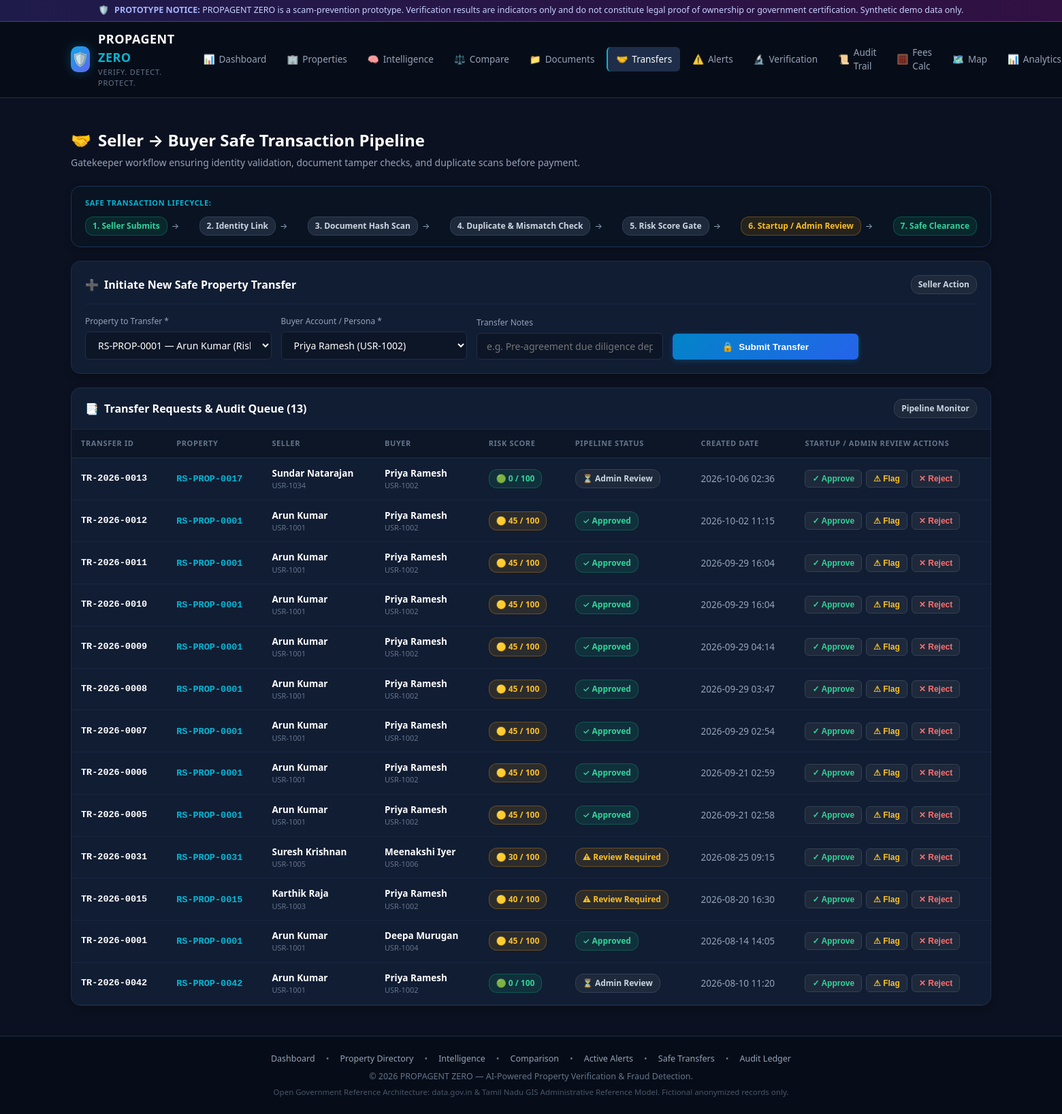
/transfers?property_id=RS-PROP-0001 (signed in), run on the app's committed database.
### tables this page shows
CREATE TABLE transfers (
        id INTEGER PRIMARY KEY AUTOINCREMENT,
        transfer_id TEXT UNIQUE NOT NULL,
        property_id TEXT NOT NULL,
        seller_id TEXT NOT NULL,
        buyer_id TEXT NOT NULL,
        status TEXT NOT NULL DEFAULT 'Submitted',
        created_at TEXT NOT NULL DEFAULT CURRENT_TIMESTAMP,
        updated_at TEXT NOT NULL DEFAULT CURRENT_TIMESTAMP,
        notes TEXT,
        FOREIGN KEY (property_id) REFERENCES properties (property_id) ON DELETE CASCADE
    );

CREATE TABLE users (
        id INTEGER PRIMARY KEY AUTOINCREMENT,
        verified_user_id TEXT UNIQUE NOT NULL,
        name TEXT NOT NULL,
        role TEXT NOT NULL DEFAULT 'seller',
        verification_status TEXT NOT NULL DEFAULT 'Verified',
        password_hash TEXT NOT NULL DEFAULT 'demo_hash',
        email TEXT,
        created_at TEXT NOT NULL DEFAULT CURRENT_TIMESTAMP
    );

CREATE TABLE properties (
        id INTEGER PRIMARY KEY AUTOINCREMENT,
        property_id TEXT UNIQUE NOT NULL,
        owner_id TEXT NOT NULL,
        owner_name TEXT NOT NULL,
        survey_number TEXT NOT NULL,
        land_area REAL NOT NULL,
        area_unit TEXT NOT NULL DEFAULT 'sq.ft',
        property_type TEXT NOT NULL,
        district TEXT NOT NULL,
        taluk TEXT NOT NULL,
        village TEXT NOT NULL,
        location TEXT NOT NULL,
        registration_date TEXT NOT NULL,
        ownership_status TEXT NOT NULL DEFAULT 'Active',
        verification_status TEXT NOT NULL DEFAULT 'Pending',
        risk_score INTEGER NOT NULL DEFAULT 0,
        risk_level TEXT NOT NULL DEFAULT 'Low Risk',
        previous_owner TEXT,
        transfer_date TEXT,
        created_at TEXT NOT NULL DEFAULT CURRENT_TIMESTAMP
    , latitude REAL DEFAULT 13.0827, longitude REAL DEFAULT 80.2707, address TEXT DEFAULT "", land_purpose TEXT DEFAULT "Residential", declared_purpose TEXT DEFAULT "Residential", location_status TEXT DEFAULT "Consistent", purpose_status TEXT DEFAULT "Consistent", boundary_coordinates TEXT DEFAULT "", utility_dues TEXT DEFAULT "");

### app.py (the view)
@app.route('/transfers')
@login_required
def transfers():
    conn = get_db_connection()
    cursor = conn.cursor()
    cursor.execute("""
        SELECT t.*, p.risk_score, p.risk_level, p.verification_status as prop_verif,
               u1.name as seller_name, u2.name as buyer_name
        FROM transfers t
        LEFT JOIN properties p ON t.property_id = p.property_id
        LEFT JOIN users u1 ON t.seller_id = u1.verified_user_id
        LEFT JOIN users u2 ON t.buyer_id = u2.verified_user_id
        ORDER BY t.id DESC
    """)
    transfer_list = [dict(r) for r in cursor.fetchall()]
    cursor.execute("SELECT property_id, owner_name, risk_score FROM properties ORDER BY property_id ASC")
    props = [dict(r) for r in cursor.fetchall()]
    cursor.execute("SELECT * FROM users WHERE role = 'buyer'")
    buyers = [dict(r) for r in cursor.fetchall()]
    conn.close()
    return render_template(
        'transfers.html',
        transfers=transfer_list,
        properties=props,
        buyers=buyers,
        selected_property_id=request.args.get('property_id')
    )

### templates/transfers.html (shortened to what this page needs)
{% extends "base.html" %}
{% block content %}
<div class="page-header">
  <div class="page-title">
    <h2><span>🤝</span> Seller &rarr; Buyer Safe Transaction Pipeline</h2>
    <p>Gatekeeper workflow ensuring identity validation, document tamper checks, and duplicate scans before payment.</p>
  </div>
</div>
<div class="card" style="background: #091322; border-color: #1e3355; padding: 16px 20px;">
  <div style="font-size: 11px; text-transform: uppercase; color: var(--accent-cyan); font-weight: 700; letter-spacing: 0.6px; margin-bottom: 12px;">
    SAFE TRANSACTION LIFECYCLE:
  </div>
  <div style="display: flex; align-items: center; justify-content: space-between; flex-wrap: wrap; gap: 10px; font-size: 12px; color: var(--text-secondary);">
    <div style="display: flex; align-items: center; gap: 6px;">
      <span class="badge badge-verified">1. Seller Submits</span>
      <span>&rarr;</span>
    </div>
    <div style="display: flex; align-items: center; gap: 6px;">
      <span class="badge badge-neutral">2. Identity Link</span>
      <span>&rarr;</span>
    </div>
    <div style="display: flex; align-items: center; gap: 6px;">
      <span class="badge badge-neutral">3. Document Hash Scan</span>
      <span>&rarr;</span>
    </div>
    <div style="display: flex; align-items: center; gap: 6px;">
      <span class="badge badge-neutral">4. Duplicate & Mismatch Check</span>
      <span>&rarr;</span>
    </div>
    <div style="display: flex; align-items: center; gap: 6px;">
      <span class="badge badge-neutral">5. Risk Score Gate</span>
      <span>&rarr;</span>
    </div>
    <div style="display: flex; align-items: center; gap: 6px;">
      <span class="badge badge-review-required">6. Startup / Admin Review</span>
      <span>&rarr;</span>
    </div>
    <div>
      <span class="badge badge-verified">7. Safe Clearance</span>
    </div>
  </div>
</div>
<div class="card">
  <div class="card-header">
    <h3><span>➕</span> Initiate New Safe Property Transfer</h3>
    <span class="badge badge-neutral">Seller Action</span>
  </div>
  {% if session.get('user_role') in ('seller', 'admin') %}
  <form method="POST" action="{{ url_for('initiate_transfer') }}" style="display: grid; grid-template-columns: repeat(auto-fit, minmax(220px, 1fr)) 160px; gap: 14px; align-items: flex-end;">
    <div>
      <label style="font-size: 12px; color: var(--text-secondary); display: block; margin-bottom: 6px;">
        Property to Transfer *
      </label>
      <select name="property_id" class="form-control" required>
        {% for p in properties %}
          <option value="{{ p.property_id }}" {% if selected_property_id == p.property_id %}selected{% endif %}>
            {{ p.property_id }} — {{ p.owner_name }} (Risk: {{ p.risk_score }})
          </option>
        {% endfor %}
      </select>
    </div>
    <div>
      <label style="font-size: 12px; color: var(--text-secondary); display: block; margin-bottom: 6px;">
        Buyer Account / Persona *
      </label>
      <select name="buyer_id" class="form-control" required>
        {% for u in buyers %}
          <option value="{{ u.verified_user_id }}">{{ u.name }} ({{ u.verified_user_id }})</option>
        {% endfor %}
      </select>
    </div>
    <div>
      <label style="font-size: 12px; color: var(--text-secondary); display: block; margin-bottom: 6px;">
        Transfer Notes
      </label>
      <input type="text" name="notes" class="form-control" placeholder="e.g. Pre-agreement due diligence deposit">
    </div>
    <button type="submit" class="btn btn-primary" style="height: 38px;">
      <span>🔒</span> Submit Transfer
    </button>
  </form>
  {% else %}
  <p style="color: var(--text-muted); padding: 12px 0; font-size: 13px;">🔒 Buyers cannot initiate transfers. Contact the seller.</p>
  {% endif %}
</div>
<div class="card" style="padding: 0; overflow: hidden;">
  <div class="card-header" style="padding: 16px 20px; margin: 0;">
    <h3><span>📑</span> Transfer Requests & Audit Queue ({{ transfers|length }})</h3>
    <span class="badge badge-neutral">Pipeline Monitor</span>
  </div>
  <div class="table-responsive">
    <table class="data-table">
      <thead>
        <tr>
          <th>Transfer ID</th>
          <th>Property</th>
          <th>Seller</th>
          <th>Buyer</th>
          <th>Risk Score</th>
          <th>Pipeline Status</th>
          <th>Created Date</th>
          <th>Startup / Admin Review Actions</th>
        </tr>
      </thead>
      <tbody>
        {% for tr in transfers %}
          <tr>
            <td class="mono-id"><strong>{{ tr.transfer_id }}</strong></td>
            <td>
              <a href="{{ url_for('property_passport', property_id=tr.property_id) }}" class="mono-id" style="text-decoration: none;">
                {{ tr.property_id }}
              </a>
            </td>
            <td>
              <strong>{{ tr.seller_name or tr.seller_id }}</strong>
              <div style="font-size: 11px; color: var(--text-muted);">{{ tr.seller_id }}</div>
            </td>
            <td>
              <strong>{{ tr.buyer_name or tr.buyer_id }}</strong>
              <div style="font-size: 11px; color: var(--text-muted);">{{ tr.buyer_id }}</div>
            </td>
            <td>
              {% if tr.risk_score >= 60 %}
                <span class="badge badge-high-risk">🔴 {{ tr.risk_score }} / 100</span>
              {% elif tr.risk_score >= 30 %}
                <span class="badge badge-review-required">🟡 {{ tr.risk_score }} / 100</span>
              {% else %}
                <span class="badge badge-low-risk">🟢 {{ tr.risk_score }} / 100</span>
              {% endif %}
            </td>
            <td>
              {% if tr.status == 'Approved' %}
                <span class="badge badge-verified">✓ Approved</span>
              {% elif tr.status == 'Review Required' %}
                <span class="badge badge-review-required">⚠ Review Required</span>
              {% elif tr.status == 'Rejected' %}
                <span class="badge badge-high-risk">❌ Rejected</span>
              {% else %}
                <span class="badge badge-neutral">⏳ {{ tr.status }}</span>
              {% endif %}
            </td>
            <td>{{ tr.created_at[:16] }}</td>
            <td>
              {% if session.get('user_role') == 'admin' %}
              <div style="display: flex; gap: 6px;">
                <form method="POST" action="{{ url_for('update_transfer_status', transfer_id=tr.transfer_id, new_status='Approved') }}" style="display: inline;">
                  <button type="submit" class="btn btn-secondary btn-sm" style="color: #34d399;" title="Approve Transfer">
                    ✓ Approve
                  </button>
                </form>
                <form method="POST" action="{{ url_for('update_transfer_status', transfer_id=tr.transfer_id, new_status='Review Required') }}" style="display: inline;">
                  <button type="submit" class="btn btn-secondary btn-sm" style="color: #fbbf24;" title="Flag for In-depth Diligence">
                    ⚠ Flag
                  </button>
                </form>
                <form method="POST" action="{{ url_for('update_transfer_status', transfer_id=tr.transfer_id, new_status='Rejected') }}" style="display: inline;">
                  <button type="submit" class="btn btn-secondary btn-sm" style="color: #f87171;" title="Reject Transfer">
                    ✕ Reject
                  </button>
                </form>
              </div>
              {% else %}
              <span style="color: var(--text-muted); font-size: 12px;">—</span>
              {% endif %}
            </td>
          </tr>
        {% else %}
          <tr>
            <td colspan="8" style="text-align: center; padding: 32px; color: var(--text-muted);">
              No property transfers currently in pipeline.
            </td>
          </tr>
        {% endfor %}
      </tbody>
    </table>
  </div>
</div>
{% endblock %}

### data on the page
transfers: transfer_id "TR-2026-0013", property_id "RS-PROP-0017", name "Sundar Natarajan", seller_id "USR-1034", name "Priya Ramesh", buyer_id "USR-1002", risk_score "0", status "Admin Review", created_at "2026-10-06 02:36"
transfers: transfer_id "TR-2026-0012", property_id "RS-PROP-0001", name "Arun Kumar", seller_id "USR-1001", name "Priya Ramesh", buyer_id "USR-1002", risk_score "45", status "✓ Approved", created_at "2026-10-02 11:15"
transfers: transfer_id "TR-2026-0011", property_id "RS-PROP-0001", name "Arun Kumar", seller_id "USR-1001", name "Priya Ramesh", buyer_id "USR-1002", risk_score "45", status "✓ Approved", created_at "2026-09-29 16:04"
transfers: transfer_id "TR-2026-0010", property_id "RS-PROP-0001", name "Arun Kumar", seller_id "USR-1001", name "Priya Ramesh", buyer_id "USR-1002", risk_score "45", status "✓ Approved", created_at "2026-09-29 16:04"
transfers: transfer_id "TR-2026-0009", property_id "RS-PROP-0001", name "Arun Kumar", seller_id "USR-1001", name "Priya Ramesh", buyer_id "USR-1002", risk_score "45", status "✓ Approved", created_at "2026-09-29 04:14"
transfers: transfer_id "TR-2026-0008", property_id "RS-PROP-0001", name "Arun Kumar", seller_id "USR-1001", name "Priya Ramesh", buyer_id "USR-1002", risk_score "45", status "✓ Approved", created_at "2026-09-29 03:47"
transfers: transfer_id "TR-2026-0007", property_id "RS-PROP-0001", name "Arun Kumar", seller_id "USR-1001", name "Priya Ramesh", buyer_id "USR-1002", risk_score "45", status "✓ Approved", created_at "2026-09-29 02:54"
transfers: transfer_id "TR-2026-0006", property_id "RS-PROP-0001", name "Arun Kumar", seller_id "USR-1001", name "Priya Ramesh", buyer_id "USR-1002", risk_score "45", status "✓ Approved", created_at "2026-09-21 02:59"

### other printed values
{{ transfers|length }} "13"
form field property_id "RS-PROP-0001 — Arun Kumar (Risk: 45)"
form field buyer_id "Priya Ramesh (USR-1002)"
